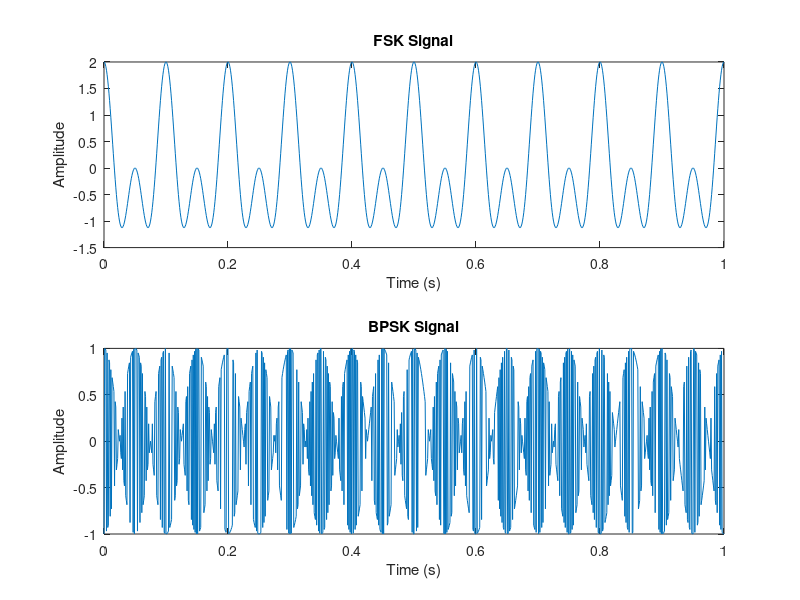
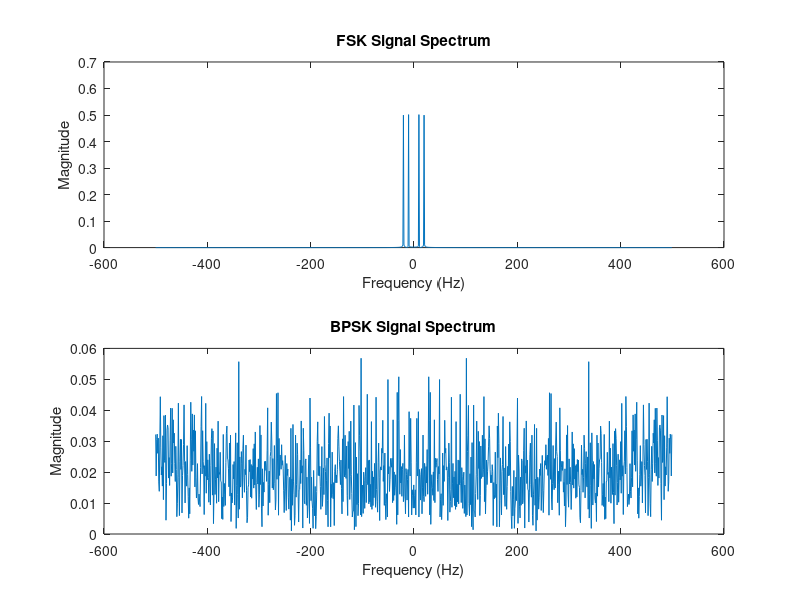

Recreate these plots in MATLAB, in order.
% FSK Signal Generation
fs = 1000;
t = 0:1/fs:1;
f1 = 10;
f2 = 20;
A = 1;

% Generate FSK signal
fsk_signal = A*cos(2*pi*f1*t) + A*cos(2*pi*f2*t);

% BPSK Signal Generation
bits = randi([0,1],1,length(t)); 
bpsk_signal = A*cos(2*pi*f1*t + pi*bits);

% Plotting the signals
subplot(2,1,1);
plot(t, fsk_signal);
title('FSK Signal');
xlabel('Time (s)');
ylabel('Amplitude');

subplot(2,1,2);
plot(t, bpsk_signal);
title('BPSK Signal');
xlabel('Time (s)');
ylabel('Amplitude');

% Analysis of FSK and BPSK signals

% Compute the spectrum of the FSK signal
N = length(fsk_signal);
f = (-fs/2:fs/N:fs/2-fs/N);
fsk_spectrum = fftshift(abs(fft(fsk_signal))/N);

% Compute the spectrum of the BPSK signal
bpsk_spectrum = fftshift(abs(fft(bpsk_signal))/N);

% Plot the spectra
figure;
subplot(2,1,1);
plot(f, fsk_spectrum);
xlabel('Frequency (Hz)');
ylabel('Magnitude');
title('FSK Signal Spectrum');

subplot(2,1,2);
plot(f, bpsk_spectrum);
xlabel('Frequency (Hz)');
ylabel('Magnitude');
title('BPSK Signal Spectrum');
